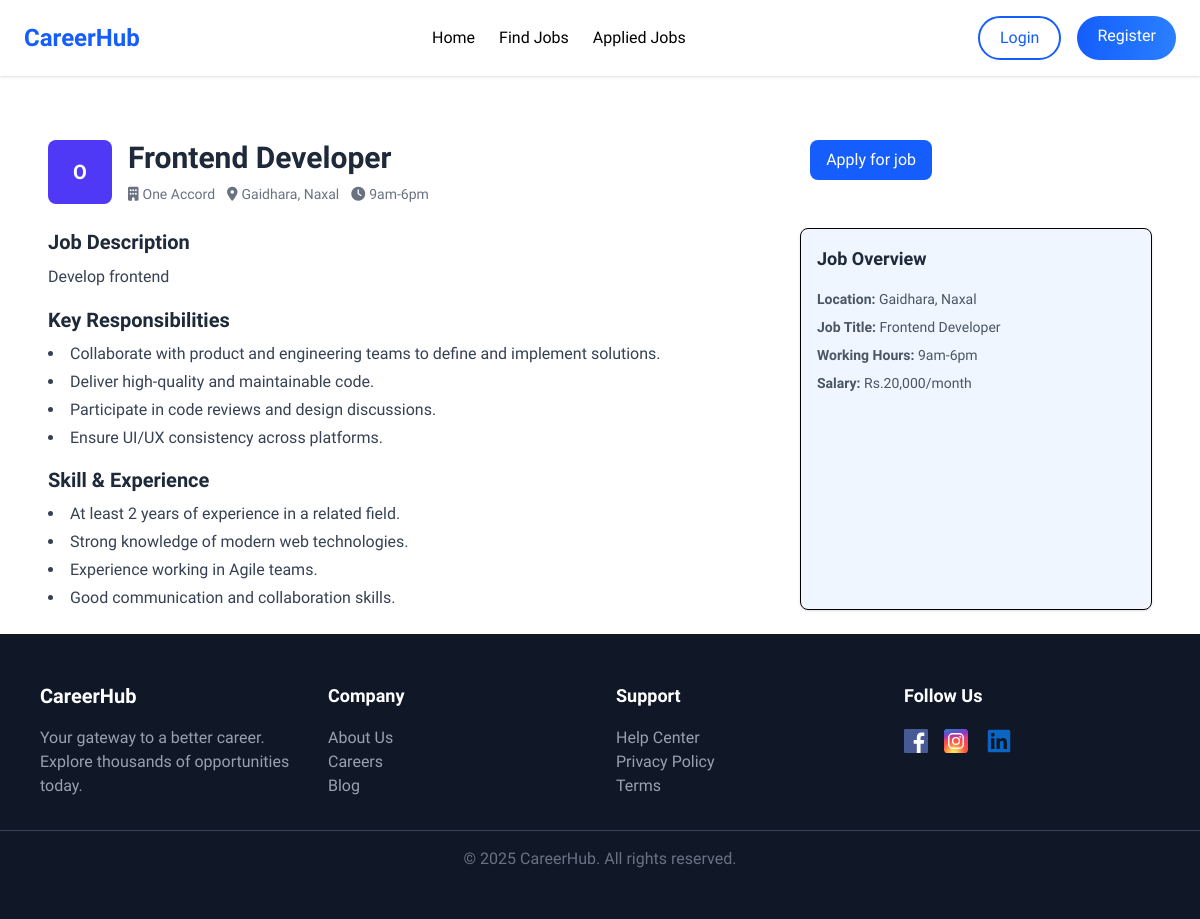
The app's page /job_details/5/ with its own data.
### job_portal/models.py (models this page shows, shortened)
class JobPost(models.Model):
    company = models.ForeignKey(CompanyProfile, on_delete=models.CASCADE)
    title = models.CharField(max_length=255)
    description = models.TextField()
    location = models.CharField(max_length=255, blank=True, null=True)
    salary = models.DecimalField(max_digits=10, decimal_places=2, blank=True, null=True)
    working_hours=models.CharField(max_length=100, blank=True, null=True)

class CompanyProfile(models.Model):
    user = models.OneToOneField(User, on_delete=models.CASCADE,null=True, blank=True,related_name='company_profile')
    company_name = models.CharField(max_length=255, blank=True, null=True)
    company_description = models.TextField(blank=True, null=True)

### job_portal/views.py (the view)
# urls.py: path('job_details/<int:job_id>/', v.job_details, name="job_details"),
def job_details(request, job_id):
    job = get_object_or_404(JobPost, id=job_id)
    return render(request, 'job_details.html', {'job': job})

### job_portal/context_processors.py (called while the page is built, shortened)
def user_role(request):
    role = None
    return {
        'user_role': role
    }

### job_portal/templates/job_details.html (shortened to what this page needs)
{% extends 'common/layout.html' %}
{% load static %}
{% load humanize %}
{% block content %}
<div class="max-w-6xl mx-auto p-6 mt-10 gap-6">
      <div class="flex items-start justify-between space-x-4">
       <span class="flex items-center space-x-4">
        <div class="w-16 h-16 bg-indigo-600 text-white rounded-lg flex items-center justify-center text-xl font-bold">
            {{ job.company.company_name|slice:":1" }}
          </div>
          <div>
            <h1 class="text-2xl md:text-3xl font-bold text-gray-800">{{ job.title }}</h1>
            <div class="flex flex-wrap gap-3 text-sm text-gray-500 mt-2">
              <span class="flex items-center gap-1"><i class="fas fa-building"></i> {{ job.company.company_name }}</span>
              <span class="flex items-center gap-1"><i class="fas fa-map-marker-alt"></i> {{ job.location }}</span>
              <span class="flex items-center gap-1"><i class="fas fa-clock"></i> {{ job.working_hours }}</span>
            </div>
          </div>
       </span>
       <button class="px-4 py-2 bg-blue-600 rounded-lg hover:cursor-pointer hover:bg-blue-700 text-white mr-55">Apply for job</button>
      </div>
    <div class="grid grid-cols-1 lg:grid-cols-3 gap-6 mt-6">
        <div class="space-y-4 col-span-2">
            <div>
              <h2 class="text-xl font-semibold text-gray-800 mb-2">Job Description</h2>
              <p class="text-gray-700 leading-relaxed">{{ job.description }}</p>
            </div>
            <div>
              <h2 class="text-xl font-semibold text-gray-800 mb-2">Key Responsibilities</h2>
              <ul class="list-disc list-inside text-gray-700 space-y-1">
                <li>Collaborate with product and engineering teams to define and implement solutions.</li>
                <li>Deliver high-quality and maintainable code.</li>
                <li>Participate in code reviews and design discussions.</li>
                <li>Ensure UI/UX consistency across platforms.</li>
              </ul>
            </div>
            <div>
              <h2 class="text-xl font-semibold text-gray-800 mb-2">Skill & Experience</h2>
              <ul class="list-disc list-inside text-gray-700 space-y-1">
                <li>At least 2 years of experience in a related field.</li>
                <li>Strong knowledge of modern web technologies.</li>
                <li>Experience working in Agile teams.</li>
                <li>Good communication and collaboration skills.</li>
              </ul>
            </div>
          </div>
        <div class="bg-blue-50 border rounded-lg p-4 space-y-4 shadow-sm">
          <h3 class="text-lg font-semibold text-gray-800">Job Overview</h3>
          <ul class="text-sm text-gray-600 space-y-2">
            <li><strong>Location:</strong> {{ job.location }}</li>
            <li><strong>Job Title:</strong> {{ job.title }}</li>
            <li><strong>Working Hours:</strong> {{ job.working_hours }}</li>
            <li><strong>Salary:</strong> Rs.{{ job.salary|floatformat:0|intcomma }}/month</li>
          </ul>
        </div>
    </div>
</div>
{% endblock %}

### records on screen
JobPost: company.company_name "O", title "Frontend Developer", company.company_name "One Accord", location "Gaidhara, Naxal", working_hours "9am-6pm", description "Develop frontend", salary "20,000"
